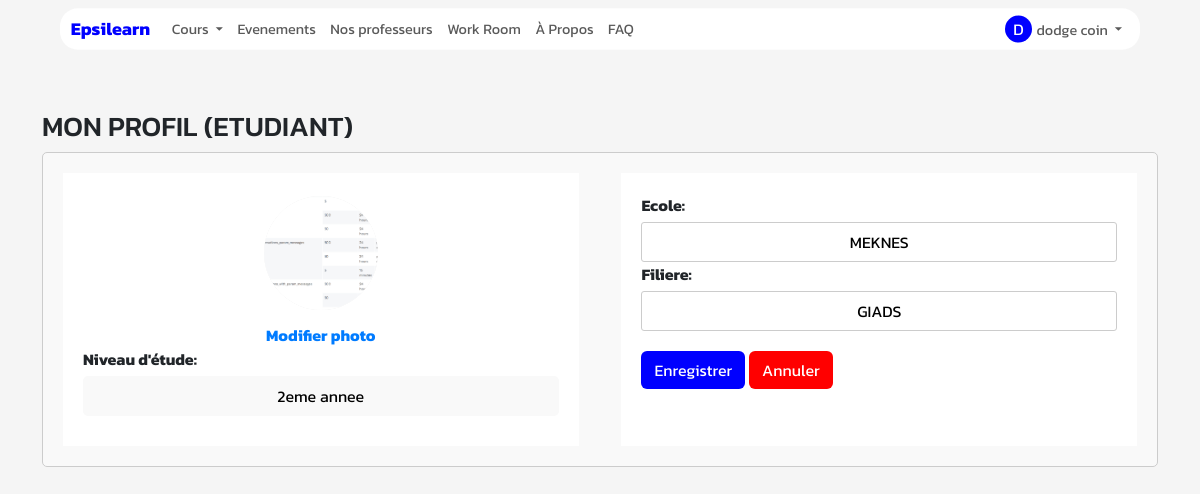
/modifierprofil (signed in), run on the app's committed database.
### App/Models/models.py (models this page shows, shortened)
class User(db.Model):
    id = db.Column(db.Integer, primary_key=True)
    nom = db.Column(db.String(50))
    prenom = db.Column(db.String(50))
    nationalite = db.Column(db.String(50))
    mail = db.Column(db.String(50))
    code = db.Column(db.String(50))
    pseudo=db.Column(db.String(200))
    date_naiss=db.Column(db.DateTime)
    ter = db.Column(db.String(50),default="non")
    age=db.Column(db.Integer)
    confirmer = db.Column(db.String(50),default="non")
    mdp=db.Column(db.String(50))
    photo=db.Column(db.String(50),default="static/Profil/unknown.jpg")
    password_reset_token = db.Column(db.String(100))
    password_reset_expiration = db.Column(db.DateTime)
    role=db.Column(db.String(200))
    etudiant= db.relationship('Etudiant', backref='acces_etudiant', foreign_keys='Etudiant.id_user_e')
    prof= db.relationship('Prof', backref='acces_prof', foreign_keys='Prof.id_user_p')
    autre= db.relationship('Autre', backref='acces_autre', foreign_keys='Autre.id_user_a')

class Etudiant(db.Model):
    id = db.Column(db.Integer, primary_key=True)
    id_user_e = db.Column(db.Integer, db.ForeignKey('user.id'))
    Nvdetud=db.Column(db.String(50))
    formation=db.Column(db.String(50))
    age=db.Column(db.Integer)
    filiere=db.Column(db.String(50))
    ecole=db.Column(db.String(50))
    photo=db.Column(db.String(50),default="static/Profil/unknown.jpg")

### App/Main/routes_profil.py (the view, shortened to what this page needs)
@MainBp.route('/modifierprofil',methods=['POST','GET'])
@login_required
def modifierprofil() :
    try:
        etudiant=Etudiant()
        prof=Prof()
        if session.get("role")=="etudiant":
            etudiant = Etudiant.query.filter_by(id_user_e=user.id).first()
            profile_picture_path=etudiant.photo
    except Exception as e:
        print(e)
        db.session.rollback()
        return render_template('error.html')
    return render_template('modifierprofil.html',etudiant=etudiant,prof=prof,profile_picture_path=profile_picture_path)

### App/Controllers/fonction.py (called while the page is built)
def get_current_user():
    _current_user=None
    if session.get("userid"):
        user=User.query.get(session.get("userid"))
        if user:
            _current_user=user
    return _current_user

def nombre_np():
    if session.get('role') in ["etudiant","professeur"]:
        np,_=notif(session.get("role"))
        nombre= np_nombre(us=np)
    else:
        nombre= np_nombre(us=0)
    return nombre

def nombre_nd():
    if session.get('role') in ["etudiant","professeur"]:
        _,nd=notif(session.get("role"))
        nombre= nd_nombre(us=nd)
    else:
        nd=0
        nombre= nd_nombre(us=nd)
    return nombre

### App/Decorators/__init__.py (called while the page is built)
def login_required(f):
    @wraps(f)
    def _login_required(*args,**kwargs):
        if "role" in session:
            return f(*args,**kwargs)
        else:
            session['next_url'] =request.url
            print(request.url)
            return redirect(url_for('Main.connexion'))
    return _login_required

### App/Main/routes_home.py (called while the page is built)
@MainBp.app_context_processor
def inject_param():
    return dict(current_user=current_user,np=np,nd=nd,n_stud=n_stud,user_type=session.get("role"))

### app.py (called while the page is built)
@app.after_request
def set_secure_headers(response):
    response.headers['X-Content-Type-Options'] = 'nosniff'
    response.headers['X-Frame-Options'] = 'SAMEORIGIN'
    response.headers['X-XSS-Protection'] = '1; mode=block'
    return response

@app.before_request
def update_session_time():
    if user:
        if user.id not in processed_requests and user.id is not None:
            last_activity_key = f'last_activity:{user.id}'
            redis_store.set(last_activity_key, datetime.now().strftime('%Y-%m-%d %H:%M:%S'), ex=3)
            session['online_users'] = len(redis_store.keys('last_activity:*'))
            processed_requests[user.id] = True

### App/Main/templates/modifierprofil.html (shortened to what this page needs)
{% extends "base.html" %}
{% block style %}
  <link rel="stylesheet" href="https://cdnjs.cloudflare.com/ajax/libs/bootstrap/5.3.0/css/bootstrap.min.css">
{% endblock %}
{% block content %}
  {% if user_type=="etudiant" %}
  <div class="container">
  <h3 class="avg" style="margin-top: 70px;">MON PROFIL (ETUDIANT)</h3>
  <div class="form-container">
    <div class="left-div">
      <div class="profile-picture-preview">
        <img id="profile-picture-preview-img" src="{{ profile_picture_path }}" alt="Photo de profil">
      </div>
      <form id="profile-form" method="post" enctype="multipart/form-data">
      <div class="upload-profile-picture">
        <label for="profile-picture" id="upload-link" style="font-weight: bolder;color: #007bff;">Modifier photo</label>
      </div>
      <label for="education-level">Niveau d'étude:</label>
      <select id="education-level" name="education-level">
        <option value="{{ etudiant.Nvdetud }}">{{ etudiant.Nvdetud }}</option>
      </select>
    </div>
    <div class="right-div">
      <label for="ecole">Ecole:</label>
      <input type="text" id="ecole" name="ecole" placeholder="Votre ecole" value="{{ etudiant.ecole }}">
      <label for="filiere">Filiere:</label>
      <input type="text" id="filiere" name="filiere" placeholder="Votre filiere" value="{{ etudiant.filiere }}">
      <button type="submit" class="btn btn" style="background-color: blue;color: white;">Enregistrer</button>
    <button type="button" class="btn btn" style="background-color: red;color: white;" onclick="window.location.href='/profil'">Annuler</button>
    </div>
  </div>
</div>
  {% endif %}
{% endblock %}

### App/Main/templates/base.html (shortened to what this page needs)
<!DOCTYPE html>
<html>
<head>
    <link href="https://cdn.jsdelivr.net/npm/bootstrap@5.3.0/dist/css/bootstrap.min.css" rel="stylesheet">
    <link
    rel="stylesheet"
    href="https://pro.fontawesome.com/releases/v5.10.0/css/all.css"
  />
  <link rel="stylesheet" href="https://cdnjs.cloudflare.com/ajax/libs/animate.css/4.1.1/animate.min.css">
    {% block style %}{% endblock %}
</head>
<body style="font-family: 'Kanit';">
 <div class="page-content hidden">
    {% block nav %}
    <nav class="navbar navbar-expand-lg navbar-light bg-transparent " style="display: flex;justify-content: center; height: 40px;scale: 0.9;z-index: 9999999999999999999999;" >
        <div class="container-fluid text-center" style="background-color: rgb(255, 255, 255);border-radius: 20px;z-index: 9;opacity: 1;margin-top: 20px;padding: 0 12px;">
            <a class="navbar-brand" href="/accueil" style="color: blue;">Epsilearn</a>
            <div class="collapse navbar-collapse" id="navbarNav">
                <ul class="navbar-nav" style="z-index: 99999999999999999;">
                    {% if user_type == 'professeur' %}
                    {% if np.us>0 %}
                    <style>
                        #prg{
                            color: brown;
                            font-weight: bold;
                        }
                    </style>
                    {% endif %}
                    {% if nd.us > 0 %}
                    <style>
                        #dmd{
                            color: brown;
                            font-weight: bold;
                        }
                    </style>
                    {% endif %}
                    <li class="nav-item dropdown" >
                        <a class="nav-link dropdown-toggle" href="#" id="navbarDropdownMenuLink" role="button" data-bs-toggle="dropdown" aria-expanded="false">
                            Cours
                        </a>
                        <ul class="dropdown-menu" aria-labelledby="navbarDropdownMenuLink">
                            <li><a id="prg" class="dropdown-item" href="/programme">Programmes{% if np.us > 0 %}({{np.us}}){% endif %}</a></li>
                            <li><a id="dmd" class="dropdown-item" href="/demande">Demandes{% if nd.us > 0 %}({{nd.us}}){% endif %}</a></li>
                            <li><a class="dropdown-item" href="/offre">Offres</a></li>
                            <li><a class="dropdown-item" href="/cours-crees">Mes services</a></li>
                        </ul>
                    </li>
                    <li class="nav-item">
                        <a class="nav-link" id="evenement" href="/evenement">Evenements</a>
                    </li>
                    <li class="nav-item">
                        <a class="nav-link"  id="workroom" href="/chambrepomodoro">Work Room</a>
                    </li>
                    <li class="nav-item">
                        <a class="nav-link" id="about"  href="/about">À Propos</a>
                    </li>
                    <li class="nav-item">
                        <a class="nav-link" id="faq"  href="/faq">FAQ</a>
                    </li>
                    {% elif user_type == 'etudiant' %}
                    <li class="nav-item dropdown">
                        <a class="nav-link dropdown-toggle"  href="#" id="navbarDropdownMenuLink"  role="button" data-bs-toggle="dropdown" aria-expanded="false">
                            Cours
                        </a>
                    </li>
                    <li class="nav-item">
                        <a class="nav-link" id="evenement" href="/evenement">Evenements</a>
                    </li>
                    <li class="nav-item">
                      <a class="nav-link" id="listeprof" href="/listeprof">Nos professeurs</a>
                  </li>
                  <li class="nav-item">
                    <a class="nav-link"  id="workroom" href="/chambrepomodoro">Work Room</a>
                  </li>
                <li class="nav-item">
                    <a class="nav-link" id="about" href="/about">À Propos</a>
                </li>
                  <li class="nav-item">
                    <a class="nav-link" id="faq"  href="/faq">FAQ</a>
                </li>
                    {% endif %}
                </ul>
                <ul class="navbar-nav ms-auto">
                    {% if current_user %}
                    <li class="nav-item dropdown">
                        <a class="nav-link dropdown-toggle" href="#" id="navbarDropdownMenuLink2" role="button" data-bs-toggle="dropdown" aria-expanded="false">
                            <span class="user-initials">{{ current_user.nom|first }}</span>{{ current_user.nom }} {{ current_user.prenom }}
                        </a>
                    </li>
                    {% endif %}
                </ul>
            </div>
        </div>
    </nav>
    {% endblock %}
    <div  style="font-family:'Kanit';overflow-x:hidden;overflow-y: hidden;">
        {% block content %}
        {% endblock %}
    </div>
</div>
</body>
</html>

### App/Main/templates/base.html (style rules this page uses)
.loaded .page-content { display: block; }
.navbar-brand { font-weight: bold; }
.user-initials { width: 30px; height: 30px; border-radius: 50%; background-color: blue; color: #ffffff; font-size: 18px; display: inline-flex; align-items: center; justify-content: center; margin-right: 5px; text-transform: uppercase; }

### App/Main/templates/modifierprofil.html (style rules this page uses)
.profile-picture-preview { width: 120px; height: 120px; border-radius: 50%; overflow: hidden; margin: 0 auto; position: relative; border: 3px solid #ffffff; }
.profile-picture-preview img { width: 100%; height: 100%; object-fit: cover; transition: transform 0.3s ease; }
.upload-profile-picture { text-align: center; margin-top: 10px; }
#age, #education-level { appearance: none; background-color: #f9f9f9; border-radius: 5px; padding: 8px; width: 100%; margin-bottom: 10px; border: none; }
body { background-color: #f5f5f5; }
.form-container { display: flex; justify-content: space-between; background-color: #f9f9f9; padding: 20px; border: 1px solid #ccc; border-radius: 5px; }
.form-container .left-div, .form-container .right-div { width: 48%; }
.form-container .left-div { background-color: #fff; padding: 20px; }
.form-container .right-div { background-color: #fff; padding: 20px; }
.profile-picture-preview { text-align: center; }
img#profile-picture-preview-img { max-width: 200px; border-radius: 50%; box-shadow: 0px 0px 8px rgba(0, 0, 0, 0.2); }
label { font-weight: bold; font-size: 16px; }
select, input[type="text"], textarea { width: 100%; height: 40px; text-align: center; border-radius: 3px; border: 1px solid #ccc; margin-top: 5px; padding: 5px; }
button { margin-top: 20px; padding: 10px 20px; background-color: #337ab7; color: #fff; border: none; border-radius: 5px; cursor: pointer; }

### data on the page
User: nom|first "D", nom "dodge", prenom "coin"
Etudiant: photo (picture), education-level "2eme annee", ecole "MEKNES", filiere "GIADS"
